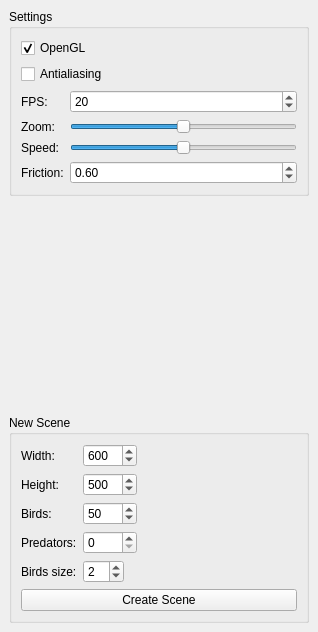
<?xml version="1.0" encoding="UTF-8"?>
<ui version="4.0">
 <class>Settings</class>
 <widget class="QDockWidget" name="Settings">
  <property name="geometry">
   <rect>
    <x>0</x>
    <y>0</y>
    <width>318</width>
    <height>632</height>
   </rect>
  </property>
  <property name="sizePolicy">
   <sizepolicy hsizetype="Preferred" vsizetype="Preferred">
    <horstretch>0</horstretch>
    <verstretch>0</verstretch>
   </sizepolicy>
  </property>
  <property name="windowTitle">
   <string>Controls</string>
  </property>
  <widget class="QWidget" name="dockWidgetContents">
   <property name="sizePolicy">
    <sizepolicy hsizetype="Preferred" vsizetype="Preferred">
     <horstretch>0</horstretch>
     <verstretch>0</verstretch>
    </sizepolicy>
   </property>
   <layout class="QVBoxLayout" name="verticalLayout">
    <item>
     <widget class="QGroupBox" name="settingsBox">
      <property name="title">
       <string>Settings</string>
      </property>
      <layout class="QVBoxLayout" name="verticalLayout_2">
       <item>
        <widget class="QCheckBox" name="openGLBox">
         <property name="text">
          <string>OpenGL</string>
         </property>
         <property name="checked">
          <bool>true</bool>
         </property>
        </widget>
       </item>
       <item>
        <widget class="QCheckBox" name="antialiasingBox">
         <property name="text">
          <string>Antialiasing</string>
         </property>
        </widget>
       </item>
       <item>
        <layout class="QFormLayout" name="formLayout_2">
         <item row="0" column="0">
          <widget class="QLabel" name="label_9">
           <property name="text">
            <string>FPS:</string>
           </property>
           <property name="buddy">
            <cstring>spinBox_6</cstring>
           </property>
          </widget>
         </item>
         <item row="0" column="1">
          <widget class="QSpinBox" name="spinBox_6">
           <property name="minimum">
            <number>1</number>
           </property>
           <property name="value">
            <number>20</number>
           </property>
          </widget>
         </item>
         <item row="1" column="0">
          <widget class="QLabel" name="label_6">
           <property name="text">
            <string>Zoom:</string>
           </property>
           <property name="buddy">
            <cstring>horizontalSlider</cstring>
           </property>
          </widget>
         </item>
         <item row="1" column="1">
          <widget class="QSlider" name="horizontalSlider">
           <property name="minimum">
            <number>-10</number>
           </property>
           <property name="maximum">
            <number>10</number>
           </property>
           <property name="pageStep">
            <number>3</number>
           </property>
           <property name="orientation">
            <enum>Qt::Horizontal</enum>
           </property>
          </widget>
         </item>
         <item row="2" column="0">
          <widget class="QLabel" name="label_7">
           <property name="text">
            <string>Speed:</string>
           </property>
           <property name="buddy">
            <cstring>horizontalSlider_2</cstring>
           </property>
          </widget>
         </item>
         <item row="2" column="1">
          <widget class="QSlider" name="horizontalSlider_2">
           <property name="minimum">
            <number>-5</number>
           </property>
           <property name="maximum">
            <number>5</number>
           </property>
           <property name="pageStep">
            <number>2</number>
           </property>
           <property name="orientation">
            <enum>Qt::Horizontal</enum>
           </property>
          </widget>
         </item>
         <item row="3" column="0">
          <widget class="QLabel" name="label_8">
           <property name="text">
            <string>Friction:</string>
           </property>
           <property name="buddy">
            <cstring>doubleSpinBox</cstring>
           </property>
          </widget>
         </item>
         <item row="3" column="1">
          <widget class="QDoubleSpinBox" name="doubleSpinBox">
           <property name="maximum">
            <double>1.000000000000000</double>
           </property>
           <property name="singleStep">
            <double>0.100000000000000</double>
           </property>
           <property name="value">
            <double>0.600000000000000</double>
           </property>
          </widget>
         </item>
        </layout>
       </item>
      </layout>
     </widget>
    </item>
    <item>
     <widget class="QWidget" name="widget" native="true">
      <property name="sizePolicy">
       <sizepolicy hsizetype="Preferred" vsizetype="Preferred">
        <horstretch>0</horstretch>
        <verstretch>1</verstretch>
       </sizepolicy>
      </property>
     </widget>
    </item>
    <item>
     <widget class="QGroupBox" name="newBox">
      <property name="sizePolicy">
       <sizepolicy hsizetype="Preferred" vsizetype="Minimum">
        <horstretch>0</horstretch>
        <verstretch>0</verstretch>
       </sizepolicy>
      </property>
      <property name="title">
       <string>New Scene</string>
      </property>
      <layout class="QFormLayout" name="formLayout">
       <property name="fieldGrowthPolicy">
        <enum>QFormLayout::ExpandingFieldsGrow</enum>
       </property>
       <item row="0" column="0">
        <widget class="QLabel" name="label">
         <property name="text">
          <string>Width:</string>
         </property>
         <property name="buddy">
          <cstring>widthBox</cstring>
         </property>
        </widget>
       </item>
       <item row="0" column="1">
        <widget class="QSpinBox" name="widthBox">
         <property name="minimum">
          <number>1</number>
         </property>
         <property name="maximum">
          <number>9999</number>
         </property>
         <property name="singleStep">
          <number>50</number>
         </property>
         <property name="value">
          <number>600</number>
         </property>
        </widget>
       </item>
       <item row="1" column="0">
        <widget class="QLabel" name="label_2">
         <property name="text">
          <string>Height:</string>
         </property>
         <property name="buddy">
          <cstring>heightBox</cstring>
         </property>
        </widget>
       </item>
       <item row="1" column="1">
        <widget class="QSpinBox" name="heightBox">
         <property name="minimum">
          <number>1</number>
         </property>
         <property name="maximum">
          <number>9999</number>
         </property>
         <property name="value">
          <number>500</number>
         </property>
        </widget>
       </item>
       <item row="2" column="0">
        <widget class="QLabel" name="label_3">
         <property name="text">
          <string>Birds:</string>
         </property>
         <property name="buddy">
          <cstring>birdsBox</cstring>
         </property>
        </widget>
       </item>
       <item row="2" column="1">
        <widget class="QSpinBox" name="birdsBox">
         <property name="maximum">
          <number>9999</number>
         </property>
         <property name="singleStep">
          <number>25</number>
         </property>
         <property name="value">
          <number>50</number>
         </property>
        </widget>
       </item>
       <item row="3" column="0">
        <widget class="QLabel" name="label_4">
         <property name="text">
          <string>Predators:</string>
         </property>
         <property name="buddy">
          <cstring>predatorsBox</cstring>
         </property>
        </widget>
       </item>
       <item row="3" column="1">
        <widget class="QSpinBox" name="predatorsBox">
         <property name="maximum">
          <number>9999</number>
         </property>
        </widget>
       </item>
       <item row="4" column="0">
        <widget class="QLabel" name="label_5">
         <property name="text">
          <string>Birds size:</string>
         </property>
         <property name="buddy">
          <cstring>birdSizeBox</cstring>
         </property>
        </widget>
       </item>
       <item row="4" column="1">
        <widget class="QSpinBox" name="birdSizeBox">
         <property name="minimum">
          <number>1</number>
         </property>
         <property name="value">
          <number>2</number>
         </property>
        </widget>
       </item>
       <item row="5" column="0" colspan="2">
        <widget class="QPushButton" name="createSceneButton">
         <property name="text">
          <string>Create Scene</string>
         </property>
        </widget>
       </item>
      </layout>
     </widget>
    </item>
   </layout>
  </widget>
 </widget>
 <resources/>
 <connections/>
 <slots>
  <signal>openGLToggled(bool)</signal>
  <signal>antialiasingToggled(bool)</signal>
 </slots>
</ui>
